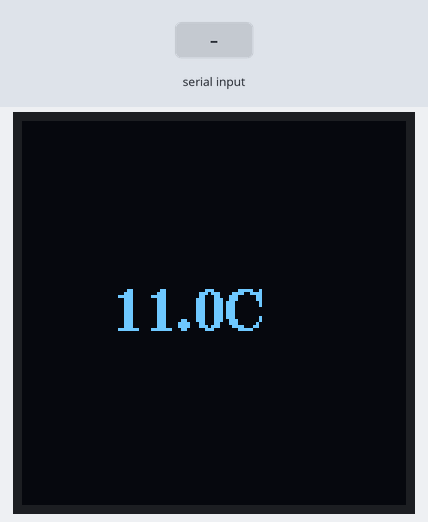
Recording of a sketch running on a simulated ESP32. Parts: 128×128 one-colour display. Inputs (shaded band) come from the test bench. What the sketch prints to the serial monitor is not drawn.

Above: at 0.1 s.
At 2.9 s:
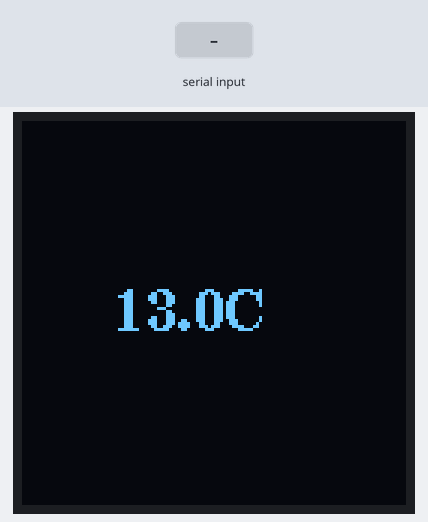
3.0 s: "90,45\n" received over Serial
At 3.6 s:
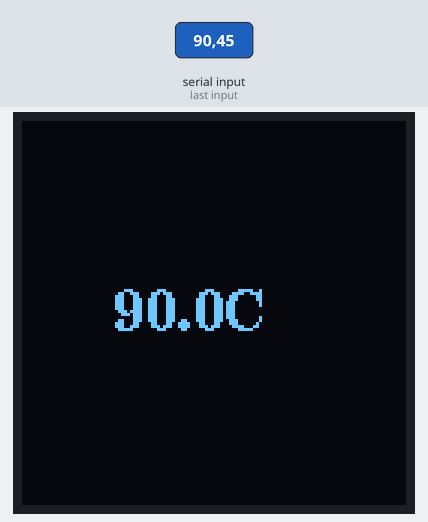
Timing chart, 0 to 6.0 s (numbered marks = the images above; inputs shaded):
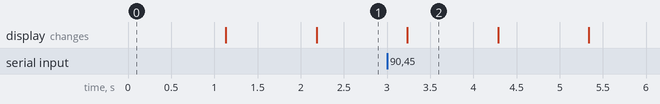

Measured:
- what the display in image 2 shows lasts 1.1 s, from 3.2 s to 4.3 s

The sketch:

slave_xiao.ino
```cpp
#include <WiFi.h>
#include <U8g2lib.h>
#include <Arduino.h>
#include <SPI.h>
#include <stdio.h>

HardwareSerial mySerial(0);

U8G2_SSD1327_WS_128X128_F_4W_HW_SPI u8g2(U8G2_R0, D1, D2, D3);
void setup() {
  Serial.begin(9600);
  mySerial.begin(9600, SERIAL_8N1, 1, 0);
  u8g2.begin();
  //oled.setFont(u8g2_font_uMINI_6x8); // Select a font
}
float temperatura = 10.0;
void loop() {
  temperatura = temperatura + 1.0;
  if (mySerial.available()) {
    String tempString = mySerial.readStringUntil('\n'); // Read the incoming data as a string
    temperatura = tempString.toFloat(); // Convert the string to a float
    Serial.print("Received Temperature: ");
    Serial.print(temperatura);
    Serial.println(" °C");
  }
  char tempRead[5];
  sprintf(tempRead, "%.1f°C", temperatura);
  u8g2.firstPage();
  do {
    u8g2.setFont(u8g2_font_ncenB14_tr);
    /*u8g2.drawStr(20,40,"Temperatura:");
    u8g2.drawStr(20,50, tempRead);
    u8g2.drawStr(40,50,"ºC");
    u8g2.setCursor(5,40);
    u8g2.print("Temperatura:");*/
    u8g2.setCursor(30,70);
    u8g2.print(tempRead);
  } while ( u8g2.nextPage() );   // Update the display
  delay(1000);
}
```
